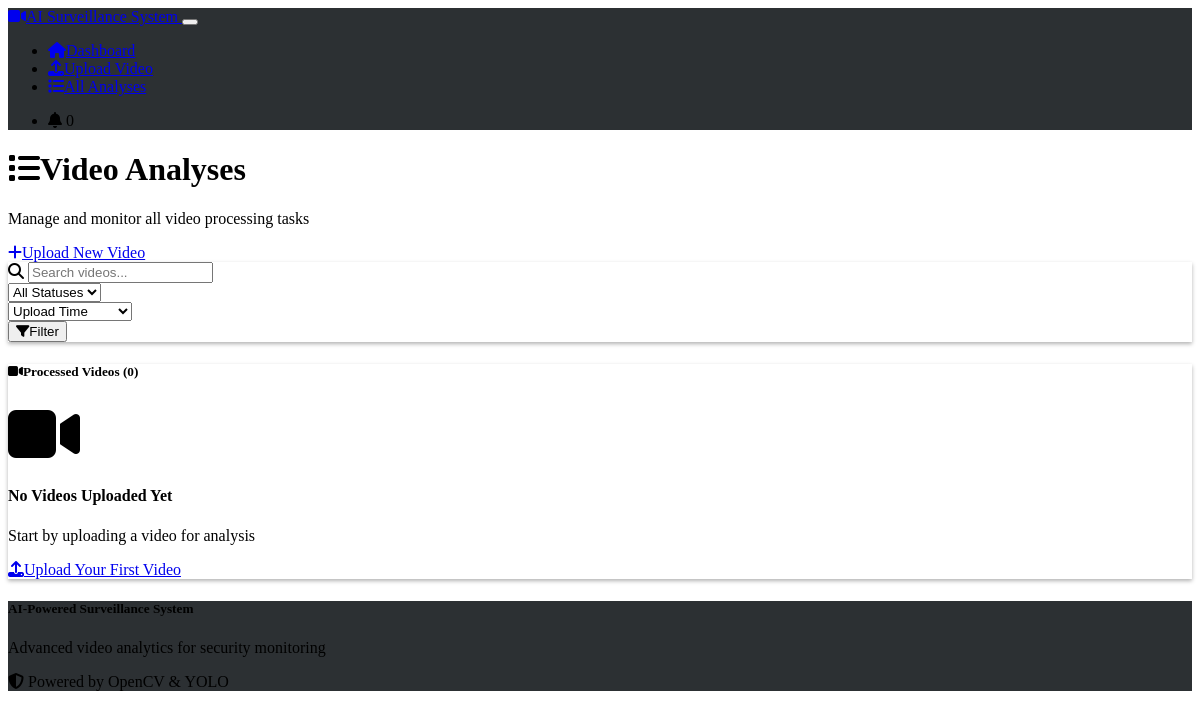
Page /dashboard on the earlier database version.
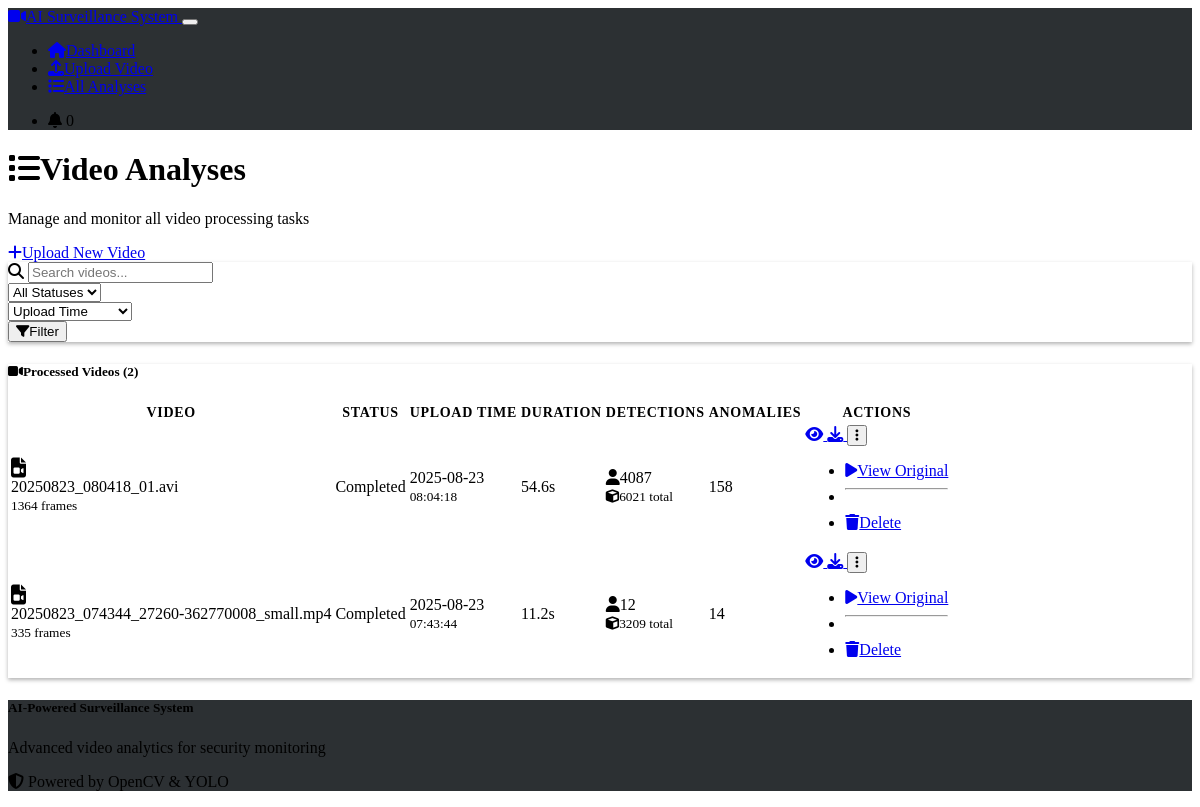
Same page on the later database version.
### models.py (models this page shows, shortened)
class VideoAnalysis(db.Model):
    id = db.Column(db.Integer, primary_key=True)
    filename = db.Column(db.String(255), nullable=False)
    upload_time = db.Column(db.DateTime, default=datetime.utcnow)
    processing_status = db.Column(db.String(50), default='pending')  # pending, processing, completed, failed
    total_frames = db.Column(db.Integer)
    processed_frames = db.Column(db.Integer, default=0)
    duration = db.Column(db.Float)
    file_path = db.Column(db.String(500))
    processed_video_path = db.Column(db.String(500))
    total_objects_detected = db.Column(db.Integer, default=0)
    total_persons_detected = db.Column(db.Integer, default=0)
    total_anomalies = db.Column(db.Integer, default=0)

### routes.py (the view)
@app.route('/dashboard')
def dashboard():
    analyses = VideoAnalysis.query.order_by(VideoAnalysis.upload_time.desc()).all()
    return render_template('dashboard.html', analyses=analyses)

### templates/dashboard.html (shortened to what this page needs)
{% extends "base.html" %}
{% block content %}
<div class="row mb-4">
    <div class="col-12">
        <div class="d-flex justify-content-between align-items-center">
            <div>
                <h1 class="h2 mb-1">
                    <i class="fas fa-list me-2"></i>Video Analyses
                </h1>
                <p class="text-muted">Manage and monitor all video processing tasks</p>
            </div>
            <a href="{{ url_for('upload_page') }}" class="btn btn-primary">
                <i class="fas fa-plus me-2"></i>Upload New Video
            </a>
        </div>
    </div>
</div>
<div class="row mb-4">
    <div class="col-12">
        <div class="card">
            <div class="card-body">
                <div class="row align-items-center">
                    <div class="col-md-4">
                        <div class="input-group">
                            <span class="input-group-text">
                                <i class="fas fa-search"></i>
                            </span>
                            <input type="text" class="form-control" placeholder="Search videos..." id="searchInput">
                        </div>
                    </div>
                    <div class="col-md-3">
                        <select class="form-select" id="statusFilter">
                            <option value="">All Statuses</option>
                        </select>
                    </div>
                    <div class="col-md-3">
                        <select class="form-select" id="sortBy">
                            <option value="upload_time">Upload Time</option>
                        </select>
                    </div>
                    <div class="col-md-2">
                        <button class="btn btn-outline-secondary w-100" onclick="applyFilters()">
                            <i class="fas fa-filter me-1"></i>Filter
                        </button>
                    </div>
                </div>
            </div>
        </div>
    </div>
</div>
<div class="row">
    <div class="col-12">
        <div class="card">
            <div class="card-header">
                <h5 class="mb-0">
                    <i class="fas fa-video me-2"></i>Processed Videos ({{ analyses|length }})
                </h5>
            </div>
            <div class="card-body">
                {% if analyses %}
                    <div class="table-responsive">
                        <table class="table table-hover">
                            <thead>
                                <tr>
                                    <th>Video</th>
                                    <th>Status</th>
                                    <th>Upload Time</th>
                                    <th>Duration</th>
                                    <th>Detections</th>
                                    <th>Anomalies</th>
                                    <th>Actions</th>
                                </tr>
                            </thead>
                            <tbody id="analysesTable">
                                {% for analysis in analyses %}
                                    <tr data-analysis-id="{{ analysis.id }}">
                                        <td>
                                            <div class="d-flex align-items-center">
                                                <i class="fas fa-file-video fa-lg me-2 text-primary"></i>
                                                <div>
                                                    <div class="fw-bold">{{ analysis.filename }}</div>
                                                    <small class="text-muted">
                                                        {% if analysis.total_frames %}
                                                            {{ analysis.total_frames }} frames
                                                        {% endif %}
                                                    </small>
                                                </div>
                                            </div>
                                        </td>
                                        <td>
                                            <span class="badge bg-{{ 'success' if analysis.processing_status == 'completed' else 'warning' if analysis.processing_status == 'processing' else 'danger' if analysis.processing_status == 'failed' else 'secondary' }}">
                                                {{ analysis.processing_status.title() }}
                                            </span>
                                        </td>
                                        <td>
                                            <div>{{ analysis.upload_time.strftime('%Y-%m-%d') }}</div>
                                            <small class="text-muted">{{ analysis.upload_time.strftime('%H:%M:%S') }}</small>
                                        </td>
                                        <td>
                                            {% if analysis.duration %}
                                                {{ "%.1f"|format(analysis.duration) }}s
                                            {% else %}
                                                <span class="text-muted">-</span>
                                            {% endif %}
                                        </td>
                                        <td>
                                            <div>
                                                <i class="fas fa-user me-1"></i>{{ analysis.total_persons_detected or 0 }}
                                            </div>
                                            <small class="text-muted">
                                                <i class="fas fa-cube me-1"></i>{{ analysis.total_objects_detected or 0 }} total
                                            </small>
                                        </td>
                                        <td>
                                            {% if analysis.total_anomalies %}
                                                <span class="badge bg-warning">
                                                    {{ analysis.total_anomalies }}
                                                </span>
                                            {% else %}
                                                <span class="text-muted">None</span>
                                            {% endif %}
                                        </td>
                                        <td>
                                            <div class="btn-group" role="group">
                                                {% if analysis.processing_status == 'completed' %}
                                                    <a href="{{ url_for('analysis_detail', analysis_id=analysis.id) }}"
                                                       class="btn btn-sm btn-outline-primary"
                                                       title="View Analysis">
                                                        <i class="fas fa-eye"></i>
                                                    </a>
                                                    {% if analysis.processed_video_path %}
                                                        <a href="{{ url_for('serve_processed_video', filename=analysis.processed_video_path.split('/')[-1]) }}"
                                                           class="btn btn-sm btn-outline-success"
                                                           title="Download Processed Video">
                                                            <i class="fas fa-download"></i>
                                                        </a>
                                                    {% endif %}
                                                {% elif analysis.processing_status == 'processing' %}
                                                    <button class="btn btn-sm btn-outline-info"
                                                            onclick="refreshStatus({{ analysis.id }})"
                                                            title="Refresh Status">
                                                        <i class="fas fa-sync-alt"></i>
                                                    </button>
                                                {% elif analysis.processing_status == 'failed' %}
                                                    <button class="btn btn-sm btn-outline-danger"
                                                            onclick="retryProcessing({{ analysis.id }})"
                                                            title="Retry Processing">
                                                        <i class="fas fa-redo"></i>
                                                    </button>
                                                {% endif %}
                                                <button class="btn btn-sm btn-outline-secondary dropdown-toggle"
                                                        data-bs-toggle="dropdown"
                                                        title="More Actions">
                                                    <i class="fas fa-ellipsis-v"></i>
                                                </button>
                                                <ul class="dropdown-menu">
                                                    <li>
                                                        <a class="dropdown-item" href="{{ url_for('serve_video', filename=analysis.filename) }}">
                                                            <i class="fas fa-play me-2"></i>View Original
                                                        </a>
                                                    </li>
                                                    <li><hr class="dropdown-divider"></li>
                                                    <li>
                                                        <a class="dropdown-item text-danger" href="#" onclick="deleteAnalysis({{ analysis.id }})">
                                                            <i class="fas fa-trash me-2"></i>Delete
                                                        </a>
                                                    </li>
                                                </ul>
                                            </div>
                                        </td>
                                    </tr>
                                {% endfor %}
                            </tbody>
                        </table>
                    </div>
                {% else %}
                    <div class="text-center py-5">
                        <i class="fas fa-video fa-4x text-muted mb-3"></i>
                        <h4 class="text-muted">No Videos Uploaded Yet</h4>
                        <p class="text-muted mb-4">Start by uploading a video for analysis</p>
                        <a href="{{ url_for('upload_page') }}" class="btn btn-primary">
                            <i class="fas fa-upload me-2"></i>Upload Your First Video
                        </a>
                    </div>
                {% endif %}
            </div>
        </div>
    </div>
</div>
{% endblock %}

### templates/base.html (shortened to what this page needs)
<!DOCTYPE html>
<html lang="en" data-bs-theme="dark">
<head>
    <link href="https://cdn.replit.com/agent/bootstrap-agent-dark-theme.min.css" rel="stylesheet">
    <link rel="stylesheet" href="https://cdnjs.cloudflare.com/ajax/libs/font-awesome/6.4.0/css/all.min.css">
    <link rel="stylesheet" href="{{ url_for('static', filename='css/custom.css') }}">
</head>
<body>
    <nav class="navbar navbar-expand-lg navbar-dark bg-dark border-bottom">
        <div class="container">
            <a class="navbar-brand" href="{{ url_for('index') }}">
                <i class="fas fa-video me-2"></i>AI Surveillance System
            </a>
            <button class="navbar-toggler" type="button" data-bs-toggle="collapse" data-bs-target="#navbarNav">
            </button>
            <div class="collapse navbar-collapse" id="navbarNav">
                <ul class="navbar-nav me-auto">
                    <li class="nav-item">
                        <a class="nav-link" href="{{ url_for('index') }}">
                            <i class="fas fa-home me-1"></i>Dashboard
                        </a>
                    </li>
                    <li class="nav-item">
                        <a class="nav-link" href="{{ url_for('upload_page') }}">
                            <i class="fas fa-upload me-1"></i>Upload Video
                        </a>
                    </li>
                    <li class="nav-item">
                        <a class="nav-link" href="{{ url_for('dashboard') }}">
                            <i class="fas fa-list me-1"></i>All Analyses
                        </a>
                    </li>
                </ul>
                <ul class="navbar-nav">
                    <li class="nav-item">
                        <span class="navbar-text" id="alert-counter">
                            <i class="fas fa-bell me-1"></i>
                            <span class="badge bg-danger" id="alert-count">0</span>
                        </span>
                    </li>
                </ul>
            </div>
        </div>
    </nav>
    <main class="py-4">
        <div class="container">
            {% block content %}{% endblock %}
        </div>
    </main>
    <footer class="bg-dark text-light py-4 mt-5">
        <div class="container">
            <div class="row">
                <div class="col-md-6">
                    <h5>AI-Powered Surveillance System</h5>
                    <p class="text-muted">Advanced video analytics for security monitoring</p>
                </div>
                <div class="col-md-6 text-md-end">
                    <p class="text-muted">
                        <i class="fas fa-shield-alt me-1"></i>
                        Powered by OpenCV & YOLO
                    </p>
                </div>
            </div>
        </div>
    </footer>
</body>
</html>

### static/css/custom.css (style rules this page uses)
:root { --surveillance-primary: #0d6efd; --surveillance-danger: #dc3545; --surveillance-warning: #ffc107; --surveillance-success: #198754; --surveillance-info: #0dcaf0; --video-overlay-bg: rgba(0, 0, 0, 0.8); --progress-bg: rgba(255, 255, 255, 0.2); --transition-fast: 0.15s ease-in-out; --transition-normal: 0.3s ease-in-out; --transition-slow: 0.5s ease-in-out; }
body { font-feature-settings: "kern" 1, "liga" 1; }
.card { box-shadow: 0 0.125rem 0.25rem rgba(0, 0, 0, 0.3); transition: box-shadow var(--transition-normal); }
.table thead th { border-bottom: 2px solid var(--bs-border-color); font-weight: 600; text-transform: uppercase; font-size: 0.875rem; letter-spacing: 0.05em; }
.btn { transition: all var(--transition-fast); font-weight: 500; }
.navbar { backdrop-filter: blur(10px); background-color: rgba(33, 37, 41, 0.95) !important; }
.navbar-nav .nav-link { transition: color var(--transition-fast); position: relative; }
footer { margin-top: auto; background-color: rgba(33, 37, 41, 0.95) !important; border-top: 1px solid var(--bs-border-color); }

Differences in the rows shown:
added VideoAnalysis: filename "20250823_080418_01.avi", total_frames "1364", processing_status "Completed", upload_time "2025-08-23", upload_time "08:04:18", duration "54.6", total_persons_detected "4087", total_objects_detected "6021", total_anomalies "158"
added VideoAnalysis: filename "20250823_074344_27260-362770008_small.mp4", total_frames "335", processing_status "Completed", upload_time "2025-08-23", upload_time "07:43:44", duration "11.2", total_persons_detected "12", total_objects_detected "3209", total_anomalies "14"
Other differences:
{{ analyses|length }}: "0" → "2"
text no longer shown: "No Videos Uploaded Yet Start by uploading a video for analysis Upload Your First Video"
text now shown: "VIDEO STATUS UPLOAD TIME DURATION DETECTIONS ANOMALIES ACTIONS"
